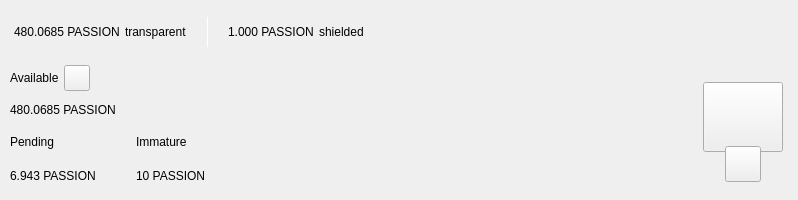
<?xml version="1.0" encoding="UTF-8"?>
<ui version="4.0">
 <class>TopBar</class>
 <widget class="QWidget" name="TopBar">
  <property name="geometry">
   <rect>
    <x>0</x>
    <y>0</y>
    <width>734</width>
    <height>200</height>
   </rect>
  </property>
  <property name="minimumSize">
   <size>
    <width>0</width>
    <height>200</height>
   </size>
  </property>
  <property name="maximumSize">
   <size>
    <width>16777215</width>
    <height>200</height>
   </size>
  </property>
  <property name="windowTitle">
   <string>Form</string>
  </property>
  <layout class="QVBoxLayout" name="verticalLayout_10" stretch="0">
   <property name="spacing">
    <number>0</number>
   </property>
   <property name="leftMargin">
    <number>0</number>
   </property>
   <property name="topMargin">
    <number>0</number>
   </property>
   <property name="rightMargin">
    <number>0</number>
   </property>
   <property name="bottomMargin">
    <number>0</number>
   </property>
   <item>
    <widget class="PFBorderImage" name="containerTop">
     <layout class="QVBoxLayout" name="verticalLayout_11">
      <property name="spacing">
       <number>0</number>
      </property>
      <property name="leftMargin">
       <number>0</number>
      </property>
      <property name="topMargin">
       <number>0</number>
      </property>
      <property name="rightMargin">
       <number>0</number>
      </property>
      <property name="bottomMargin">
       <number>0</number>
      </property>
      <item>
       <widget class="QWidget" name="top_container_2" native="true">
        <property name="minimumSize">
         <size>
          <width>0</width>
          <height>65</height>
         </size>
        </property>
        <layout class="QHBoxLayout" name="top_container">
         <property name="spacing">
          <number>0</number>
         </property>
         <property name="leftMargin">
          <number>14</number>
         </property>
         <property name="topMargin">
          <number>0</number>
         </property>
         <property name="rightMargin">
          <number>14</number>
         </property>
         <property name="bottomMargin">
          <number>0</number>
         </property>
         <item alignment="Qt::AlignVCenter">
          <widget class="QWidget" name="widgetTopAmount" native="true">
           <property name="sizePolicy">
            <sizepolicy hsizetype="Preferred" vsizetype="Maximum">
             <horstretch>0</horstretch>
             <verstretch>0</verstretch>
            </sizepolicy>
           </property>
           <layout class="QHBoxLayout" name="horizontalLayout_5">
            <property name="spacing">
             <number>5</number>
            </property>
            <property name="leftMargin">
             <number>0</number>
            </property>
            <property name="topMargin">
             <number>0</number>
            </property>
            <property name="rightMargin">
             <number>0</number>
            </property>
            <property name="bottomMargin">
             <number>0</number>
            </property>
            <item alignment="Qt::AlignTop">
             <widget class="QLabel" name="labelAmountTopPiv">
              <property name="minimumSize">
               <size>
                <width>0</width>
                <height>36</height>
               </size>
              </property>
              <property name="styleSheet">
               <string notr="true">padding:0px;margin:0px;</string>
              </property>
              <property name="text">
               <string notr="true">480.0685 PASSION</string>
              </property>
             </widget>
            </item>
            <item>
             <widget class="QLabel" name="labelTrans">
              <property name="text">
               <string>transparent</string>
              </property>
             </widget>
            </item>
            <item>
             <spacer name="horizontalSpacer_11">
              <property name="orientation">
               <enum>Qt::Horizontal</enum>
              </property>
              <property name="sizeType">
               <enum>QSizePolicy::Fixed</enum>
              </property>
              <property name="sizeHint" stdset="0">
               <size>
                <width>15</width>
                <height>20</height>
               </size>
              </property>
             </spacer>
            </item>
            <item alignment="Qt::AlignVCenter">
             <widget class="QLabel" name="typeSpacerTop">
              <property name="minimumSize">
               <size>
                <width>1</width>
                <height>30</height>
               </size>
              </property>
              <property name="maximumSize">
               <size>
                <width>1</width>
                <height>30</height>
               </size>
              </property>
              <property name="styleSheet">
               <string notr="true">background-color:white;
padding:0px;
border:none;</string>
              </property>
              <property name="text">
               <string/>
              </property>
             </widget>
            </item>
            <item>
             <spacer name="horizontalSpacer_12">
              <property name="orientation">
               <enum>Qt::Horizontal</enum>
              </property>
              <property name="sizeType">
               <enum>QSizePolicy::Fixed</enum>
              </property>
              <property name="sizeHint" stdset="0">
               <size>
                <width>15</width>
                <height>20</height>
               </size>
              </property>
             </spacer>
            </item>
            <item alignment="Qt::AlignTop">
             <widget class="QLabel" name="labelAmountTopShieldedPiv">
              <property name="minimumSize">
               <size>
                <width>0</width>
                <height>36</height>
               </size>
              </property>
              <property name="text">
               <string notr="true">1.000 PASSION</string>
              </property>
             </widget>
            </item>
            <item>
             <widget class="QLabel" name="labelShield">
              <property name="text">
               <string>shielded</string>
              </property>
             </widget>
            </item>
           </layout>
          </widget>
         </item>
         <item>
          <spacer name="horizontalSpacer">
           <property name="orientation">
            <enum>Qt::Horizontal</enum>
           </property>
           <property name="sizeHint" stdset="0">
            <size>
             <width>40</width>
             <height>20</height>
            </size>
           </property>
          </spacer>
         </item>
         <item>
          <layout class="QHBoxLayout" name="horizontalLayout_4">
           <property name="spacing">
            <number>12</number>
           </property>
           <property name="rightMargin">
            <number>0</number>
           </property>
           <item alignment="Qt::AlignRight">
            <widget class="QWidget" name="layoutSync" native="true">
             <property name="minimumSize">
              <size>
               <width>0</width>
               <height>36</height>
              </size>
             </property>
             <property name="maximumSize">
              <size>
               <width>16777215</width>
               <height>36</height>
              </size>
             </property>
             <layout class="QVBoxLayout" name="verticalLayout_9">
              <property name="leftMargin">
               <number>0</number>
              </property>
              <property name="topMargin">
               <number>0</number>
              </property>
              <property name="rightMargin">
               <number>0</number>
              </property>
              <property name="bottomMargin">
               <number>0</number>
              </property>
              <item>
               <widget class="ExpandableButton" name="pushButtonSync" native="true">
                <property name="minimumSize">
                 <size>
                  <width>36</width>
                  <height>36</height>
                 </size>
                </property>
                <property name="maximumSize">
                 <size>
                  <width>16777215</width>
                  <height>36</height>
                 </size>
                </property>
               </widget>
              </item>
             </layout>
            </widget>
           </item>
           <item>
            <widget class="ExpandableButton" name="pushButtonHDUpgrade" native="true">
             <property name="minimumSize">
              <size>
               <width>36</width>
               <height>36</height>
              </size>
             </property>
            </widget>
           </item>
           <item>
            <widget class="ExpandableButton" name="pushButtonStack" native="true">
             <property name="minimumSize">
              <size>
               <width>36</width>
               <height>36</height>
              </size>
             </property>
            </widget>
           </item>
           <item>
            <widget class="ExpandableButton" name="pushButtonColdStaking" native="true">
             <property name="minimumSize">
              <size>
               <width>36</width>
               <height>36</height>
              </size>
             </property>
            </widget>
           </item>
           <item>
            <widget class="ExpandableButton" name="pushButtonConnection" native="true">
             <property name="minimumSize">
              <size>
               <width>36</width>
               <height>36</height>
              </size>
             </property>
            </widget>
           </item>
           <item>
            <widget class="ExpandableButton" name="pushButtonTor" native="true">
             <property name="minimumSize">
              <size>
               <width>36</width>
               <height>36</height>
              </size>
             </property>
            </widget>
           </item>
           <item>
            <widget class="ExpandableButton" name="pushButtonLock" native="true">
             <property name="sizePolicy">
              <sizepolicy hsizetype="Expanding" vsizetype="Expanding">
               <horstretch>0</horstretch>
               <verstretch>0</verstretch>
              </sizepolicy>
             </property>
             <property name="minimumSize">
              <size>
               <width>36</width>
               <height>0</height>
              </size>
             </property>
            </widget>
           </item>
           <item>
            <widget class="ExpandableButton" name="pushButtonTheme" native="true">
             <property name="minimumSize">
              <size>
               <width>36</width>
               <height>36</height>
              </size>
             </property>
             <property name="maximumSize">
              <size>
               <width>16777215</width>
               <height>36</height>
              </size>
             </property>
            </widget>
           </item>
           <item>
            <widget class="ExpandableButton" name="pushButtonFAQ" native="true">
             <property name="minimumSize">
              <size>
               <width>36</width>
               <height>36</height>
              </size>
             </property>
            </widget>
           </item>
          </layout>
         </item>
        </layout>
       </widget>
      </item>
      <item>
       <widget class="QWidget" name="bottom_container" native="true">
        <property name="minimumSize">
         <size>
          <width>0</width>
          <height>135</height>
         </size>
        </property>
        <layout class="QHBoxLayout" name="botton_container">
         <property name="leftMargin">
          <number>10</number>
         </property>
         <property name="topMargin">
          <number>0</number>
         </property>
         <property name="rightMargin">
          <number>10</number>
         </property>
         <property name="bottomMargin">
          <number>10</number>
         </property>
         <item>
          <layout class="QVBoxLayout" name="verticalLayout_7">
           <property name="spacing">
            <number>0</number>
           </property>
           <property name="leftMargin">
            <number>0</number>
           </property>
           <property name="rightMargin">
            <number>30</number>
           </property>
           <item>
            <layout class="QVBoxLayout" name="verticalLayout_2">
             <item>
              <layout class="QHBoxLayout" name="horizontalLayoutContainerAvailable">
               <property name="spacing">
                <number>5</number>
               </property>
               <item>
                <widget class="QLabel" name="labelTitle1">
                 <property name="text">
                  <string>Available</string>
                 </property>
                </widget>
               </item>
               <item>
                <widget class="QPushButton" name="pushButtonBalanceInfo">
                 <property name="minimumSize">
                  <size>
                   <width>26</width>
                   <height>26</height>
                  </size>
                 </property>
                 <property name="maximumSize">
                  <size>
                   <width>26</width>
                   <height>26</height>
                  </size>
                 </property>
                 <property name="mouseTracking">
                  <bool>true</bool>
                 </property>
                 <property name="focusPolicy">
                  <enum>Qt::NoFocus</enum>
                 </property>
                 <property name="text">
                  <string notr="true"/>
                 </property>
                 <property name="iconSize">
                  <size>
                   <width>24</width>
                   <height>24</height>
                  </size>
                 </property>
                 <property name="shortcut">
                  <string notr="true"/>
                 </property>
                </widget>
               </item>
               <item>
                <spacer name="horizontalSpacer_4">
                 <property name="orientation">
                  <enum>Qt::Horizontal</enum>
                 </property>
                 <property name="sizeType">
                  <enum>QSizePolicy::MinimumExpanding</enum>
                 </property>
                 <property name="sizeHint" stdset="0">
                  <size>
                   <width>20</width>
                   <height>20</height>
                  </size>
                 </property>
                </spacer>
               </item>
              </layout>
             </item>
             <item>
              <widget class="QLabel" name="labelAmountPiv">
               <property name="text">
                <string notr="true">480.0685 PASSION</string>
               </property>
              </widget>
             </item>
            </layout>
           </item>
           <item>
            <widget class="QWidget" name="container_imm_pend" native="true">
             <layout class="QHBoxLayout" name="horizontalLayout_2">
              <property name="spacing">
               <number>0</number>
              </property>
              <property name="leftMargin">
               <number>0</number>
              </property>
              <property name="topMargin">
               <number>0</number>
              </property>
              <property name="rightMargin">
               <number>0</number>
              </property>
              <property name="bottomMargin">
               <number>0</number>
              </property>
              <item alignment="Qt::AlignLeft">
               <widget class="QWidget" name="container_pending" native="true">
                <property name="sizePolicy">
                 <sizepolicy hsizetype="Minimum" vsizetype="Preferred">
                  <horstretch>0</horstretch>
                  <verstretch>0</verstretch>
                 </sizepolicy>
                </property>
                <layout class="QVBoxLayout" name="verticalLayout_3">
                 <property name="leftMargin">
                  <number>0</number>
                 </property>
                 <property name="topMargin">
                  <number>0</number>
                 </property>
                 <property name="rightMargin">
                  <number>0</number>
                 </property>
                 <property name="bottomMargin">
                  <number>0</number>
                 </property>
                 <item>
                  <widget class="QLabel" name="labelTitle3">
                   <property name="text">
                    <string>Pending</string>
                   </property>
                  </widget>
                 </item>
                 <item>
                  <widget class="QLabel" name="labelPendingPiv">
                   <property name="text">
                    <string notr="true">6.943 PASSION</string>
                   </property>
                  </widget>
                 </item>
                </layout>
               </widget>
              </item>
              <item>
               <spacer name="horizontalSpacer_3">
                <property name="orientation">
                 <enum>Qt::Horizontal</enum>
                </property>
                <property name="sizeType">
                 <enum>QSizePolicy::Fixed</enum>
                </property>
                <property name="sizeHint" stdset="0">
                 <size>
                  <width>40</width>
                  <height>20</height>
                 </size>
                </property>
               </spacer>
              </item>
              <item alignment="Qt::AlignLeft">
               <widget class="QWidget" name="container_immature" native="true">
                <property name="sizePolicy">
                 <sizepolicy hsizetype="Minimum" vsizetype="Preferred">
                  <horstretch>0</horstretch>
                  <verstretch>0</verstretch>
                 </sizepolicy>
                </property>
                <layout class="QVBoxLayout" name="verticalLayout_4">
                 <property name="leftMargin">
                  <number>0</number>
                 </property>
                 <property name="topMargin">
                  <number>0</number>
                 </property>
                 <property name="rightMargin">
                  <number>0</number>
                 </property>
                 <property name="bottomMargin">
                  <number>0</number>
                 </property>
                 <item>
                  <widget class="QLabel" name="labelTitle4">
                   <property name="text">
                    <string>Immature</string>
                   </property>
                  </widget>
                 </item>
                 <item>
                  <widget class="QLabel" name="labelImmaturePiv">
                   <property name="text">
                    <string notr="true">10 PASSION</string>
                   </property>
                  </widget>
                 </item>
                </layout>
               </widget>
              </item>
              <item>
               <spacer name="horizontalSpacer_5">
                <property name="orientation">
                 <enum>Qt::Horizontal</enum>
                </property>
                <property name="sizeHint" stdset="0">
                 <size>
                  <width>40</width>
                  <height>20</height>
                 </size>
                </property>
               </spacer>
              </item>
             </layout>
            </widget>
           </item>
          </layout>
         </item>
         <item>
          <spacer name="horizontalSpacer_2">
           <property name="orientation">
            <enum>Qt::Horizontal</enum>
           </property>
           <property name="sizeHint" stdset="0">
            <size>
             <width>40</width>
             <height>20</height>
            </size>
           </property>
          </spacer>
         </item>
         <item alignment="Qt::AlignHCenter|Qt::AlignVCenter">
          <widget class="QWidget" name="qrContainer" native="true">
           <property name="sizePolicy">
            <sizepolicy hsizetype="Preferred" vsizetype="Minimum">
             <horstretch>0</horstretch>
             <verstretch>0</verstretch>
            </sizepolicy>
           </property>
           <property name="minimumSize">
            <size>
             <width>90</width>
             <height>110</height>
            </size>
           </property>
           <property name="maximumSize">
            <size>
             <width>90</width>
             <height>110</height>
            </size>
           </property>
           <layout class="QVBoxLayout" name="containerQR">
            <property name="spacing">
             <number>0</number>
            </property>
            <property name="leftMargin">
             <number>5</number>
            </property>
            <property name="topMargin">
             <number>10</number>
            </property>
            <property name="rightMargin">
             <number>5</number>
            </property>
            <property name="bottomMargin">
             <number>0</number>
            </property>
            <item>
             <widget class="QPushButton" name="btnQr">
              <property name="minimumSize">
               <size>
                <width>70</width>
                <height>70</height>
               </size>
              </property>
              <property name="maximumSize">
               <size>
                <width>16777215</width>
                <height>70</height>
               </size>
              </property>
              <property name="focusPolicy">
               <enum>Qt::NoFocus</enum>
              </property>
              <property name="text">
               <string/>
              </property>
              <property name="iconSize">
               <size>
                <width>70</width>
                <height>70</height>
               </size>
              </property>
             </widget>
            </item>
            <item>
             <spacer name="verticalSpacer">
              <property name="orientation">
               <enum>Qt::Vertical</enum>
              </property>
              <property name="sizeType">
               <enum>QSizePolicy::Fixed</enum>
              </property>
              <property name="sizeHint" stdset="0">
               <size>
                <width>20</width>
                <height>20</height>
               </size>
              </property>
             </spacer>
            </item>
            <item alignment="Qt::AlignHCenter|Qt::AlignBottom">
             <widget class="QPushButton" name="pushButtonQR">
              <property name="minimumSize">
               <size>
                <width>36</width>
                <height>36</height>
               </size>
              </property>
              <property name="maximumSize">
               <size>
                <width>36</width>
                <height>36</height>
               </size>
              </property>
              <property name="focusPolicy">
               <enum>Qt::NoFocus</enum>
              </property>
              <property name="text">
               <string/>
              </property>
             </widget>
            </item>
           </layout>
          </widget>
         </item>
        </layout>
       </widget>
      </item>
     </layout>
    </widget>
   </item>
  </layout>
 </widget>
 <customwidgets>
  <customwidget>
   <class>ExpandableButton</class>
   <extends>QWidget</extends>
   <header>qt/passion/expandablebutton.h</header>
   <container>1</container>
  </customwidget>
  <customwidget>
   <class>PFBorderImage</class>
   <extends>QFrame</extends>
   <header>qt/passion/pfborderimage.h</header>
   <container>1</container>
  </customwidget>
 </customwidgets>
 <resources/>
 <connections/>
</ui>
